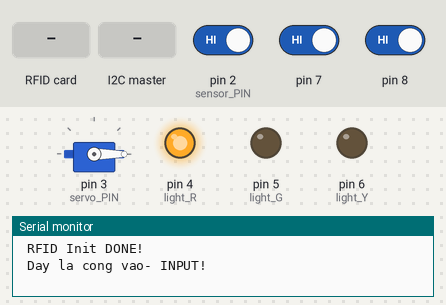
This sketch was run on a simulated Arduino Uno, built with avr-gcc and run on an emulated ATmega328P. Parts: servo, output pins drawn as LEDs (lit = HIGH), the last lines printed to the serial monitor. The inputs (shaded band) are chosen by the test bench; at power-on: pin 2 (sensor_PIN) HIGH, pin 8 HIGH, pin 7 HIGH. Pins used as bus, display or sensor lines are not drawn.

Above: at 1.2 s.
1.3 s: pin 2 (sensor_PIN) driven LOW
At 2.3 s:
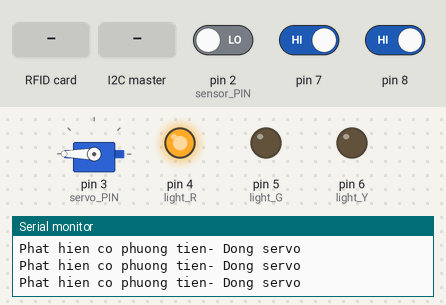
2.8 s: pin 8 driven LOW
At 3.8 s:
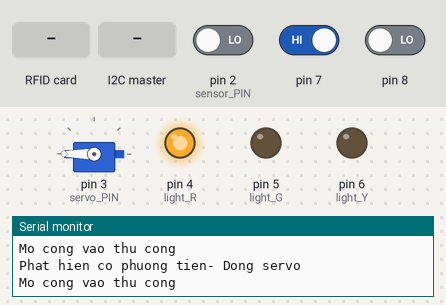
5.8 s: pin 7 driven LOW
At 6.5 s:
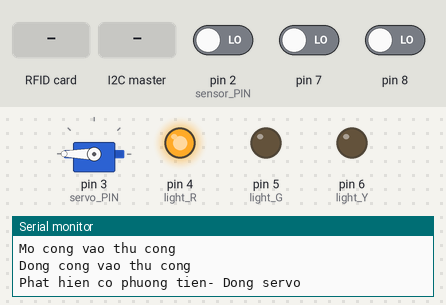
7.5 s: RFID card 5E 7A 19 C4 held to the reader
At 8.3 s:
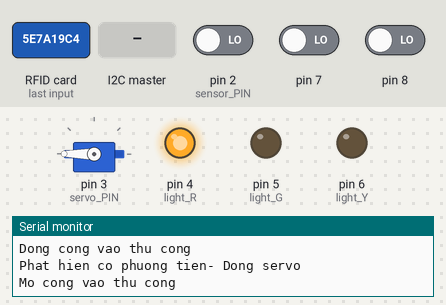
10.5 s: the I2C master sends the byte 1
At 11.0 s:
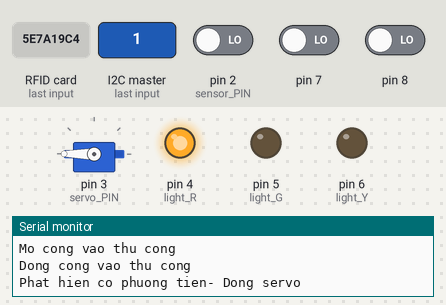
13.5 s: RFID card 5E 7A 19 C4 held to the reader
At 14.2 s:
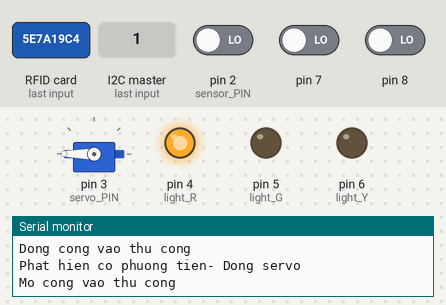
Timing chart, 0 to 16.5 s (numbered marks = the images above; inputs shaded):
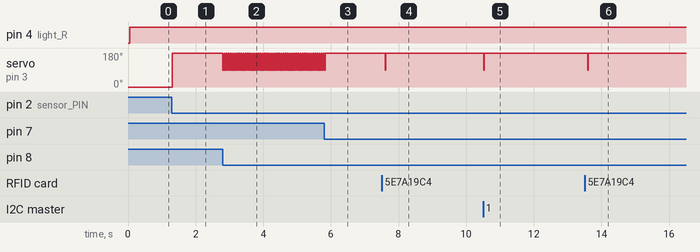

The sketch:

ARDUINO_IN.ino
```cpp
/* ------------------------------------ *
 *                          Arduino     *
 *                          Uno/101     *
 *             Pin            Pin       *
 * ------------------------------------ *
 *             RST          9           *
 *             SDA(SS)      10          *
 *  MFRC522    MOSI         11 / ICSP-4 *
 *             MISO         12 / ICSP-1 *
 *             SCK          13 / ICSP-3 *
 */

// Thư viện
#include <Wire.h> // dùng để giao tiếp i2c

#include <Servo.h>

#include <SPI.h>
#include <MFRC522.h> // MFRC522 by githubCommunity 1.4.11


/*********** CHÂN CẮM ***********/
#define sensor_PIN 2 // Chân của cảm biến

#define servo_PIN 3 // Chân của servo

#define light_R 4 // Các chân của đèn giao thông
#define light_Y 6
#define light_G 5

#define RFID_RST_PIN 9
#define RFID_SS_PIN 10
/*______________________________*/


/*********** KHAI BÁO ĐỐI TƯỢNG ***********/
MFRC522 mfrc522(RFID_SS_PIN, RFID_RST_PIN); // RFID

Servo myservo; // Servor
/*______________________________*/


/*********** KHAI BÁO BIẾN ***********/
#define SLAVE_ADDRESS 8 // Địa chỉ của thiết bị này

String card_UID = "";   // Lưu UID của thẻ

bool flag;
bool sensor_preState;
bool sensor_State;      // Trạng thái của cảm biến: (0)-có vật thể , (1)-không có vật thể

int servo_Open = 90;    // Góc để servo quay khi mở
int servo_Close = 180;  // Góc để servo quay khi đóng

String message = "";    // Tin nhắn nhận được từ ESP
/*______________________________*/


/*********************************** MAIN ***********************************/
void setup() {
  Serial.begin(9600);

  SPI.begin();
  mfrc522.PCD_Init();
  Serial.println(" RFID Init DONE!");
  Serial.println(" Day la cong vao- INPUT!");

  pinMode(light_R, OUTPUT);
  pinMode(light_Y, OUTPUT);
  pinMode(light_G, OUTPUT);

  pinMode(sensor_PIN, INPUT);

  myservo.attach(servo_PIN);
  myservo.write( 0);

  Wire.begin(SLAVE_ADDRESS);    // Khởi tạo thiết bị này có địa chỉ 8
  Wire.onReceive(receiveEvent); // Đăng ký hàm nhận dữ liệu
  Wire.onRequest(sendDataToESP); // Đăng ký hàm gửi dữ liệu
}


void loop() {
  controlServo();
  servoControl();
  lightControl();
  readCard();
}
/*____________________________________________________________________________________________*/


/*********************************** ĐIỀU KHIỂN LINH KIỆN ***********************************/
void readCard(){
  // Reset the loop if no new card present on the sensor/reader. This saves the entire process when idle.
	if ( ! mfrc522.PICC_IsNewCardPresent()) {   // kiểm tra xem có thẻ mới được đọc hay không
		return;
	}

	// Select one of the cards
	if ( ! mfrc522.PICC_ReadCardSerial()) {   // đọc dữ liệu sau khi phát hiện thẻ
		return;
	}
  card_UID= "";
  // Đọc qua từng byte trong chuỗi uid của thẻ
  for (byte i = 0; i < mfrc522.uid.size; i++) {   // duyệt qua từng byte trong dãy byte của thẻ
    card_UID += (mfrc522.uid.uidByte[i] < 0x10 ? " 0" : " ");
    card_UID += String(mfrc522.uid.uidByte[i], HEX);          // dịch byte đọc được sang mã HEX và gán vào biến
    card_UID.toUpperCase();
    card_UID.trim();    // loại bỏ kí tự khoảng trắng ở đầu và cuối
  }
  Serial.println("UID: " + card_UID);

  mfrc522.PICC_HaltA();       // dừng giao tiếp với thẻ.
  mfrc522.PCD_StopCrypto1();  // dừng quá trình mã hóa.
}

/*____________________________________________________________________________________________*/


/*********************************** GIAO TIẾP ESP ***********************************/
// Gửi dữ liệu đến ESP
void sendDataToESP() {
    String a = card_UID;
    Wire.write(a.c_str());  // chuyển đổi chuỗi kí tự thành một mảng byte
    Wire.write("\n");
    card_UID= "";
}

// Nhận dữ liệu từ ESP
void receiveEvent() {
    message = "";
    Serial.print("Du lieu nhan duoc tu ESP: ");
    while (0 <Wire.available()) {   // kiểm tra dữ liệu có sẵn hay không
      char c = Wire.read();
      message += c;
    }
    Serial.println(message);

    if( message == "OpenIn") {
      myservo.write(servo_Open);
      flag= 1;
    }
    else if( message == "CloseIn") {
      myservo.write(servo_Close);
      flag= 0;
    }
}

void lightControl(){
  if( flag == 0) {
    digitalWrite(light_R, HIGH);
    digitalWrite(light_Y, LOW);
    digitalWrite(light_G, LOW);
  }
  else if( flag== 1 ) {
    digitalWrite(light_R, LOW);
    digitalWrite(light_Y, LOW);
    digitalWrite(light_G, HIGH);
  }
}

void servoControl(){
  sensor_State = digitalRead(sensor_PIN);
  if(sensor_State == 0) {
    Serial.println("Phat hien co phuong tien- Dong servo");
    myservo.write(servo_Close);
    flag= 0;
  }
}

void controlServo() {
  //đọc tín hiệu button
  int button1 = digitalRead(8);
  int button2 = digitalRead(7);

  if( button1== LOW) {
    myservo.write(servo_Open);
    Serial.println( "Mo cong vao thu cong");
  }
  if( button2== LOW) {
    myservo.write(servo_Close);
    Serial.println( "Dong cong vao thu cong");
  }
}
/*____________________________________________________________________________________________*/
```

Measured:
- after the input at 1.3 s, servo on pin 3 (servo_PIN): 0° → 180° at once
- after the input at 2.8 s, servo on pin 3 (servo_PIN): alternates 180° for 0.03 s and 90° for 0.04 s, starting at once
- after the input at 5.8 s, servo on pin 3 (servo_PIN): goes on until 5.8 s, then stays 180°
- after the input at 7.5 s, servo on pin 3 (servo_PIN): 180° → 90° after 0.10 s, → 180° 0.02 s later
- after the input at 10.5 s, servo on pin 3 (servo_PIN): 180° → 90° at once, → 180° 0.02 s later
- after the input at 13.5 s, servo on pin 3 (servo_PIN): 180° → 90° after 0.09 s, → 180° 0.02 s later
